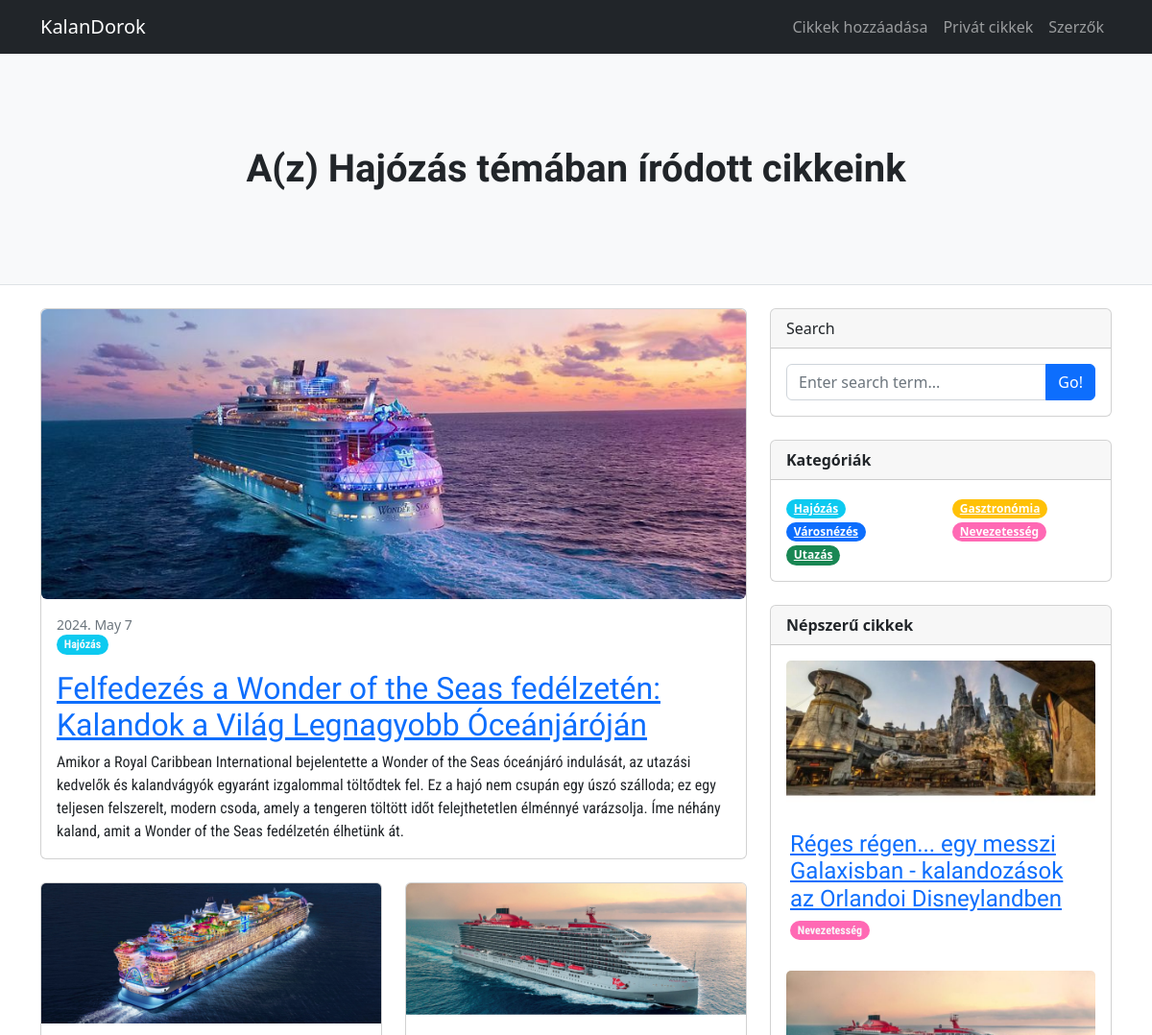
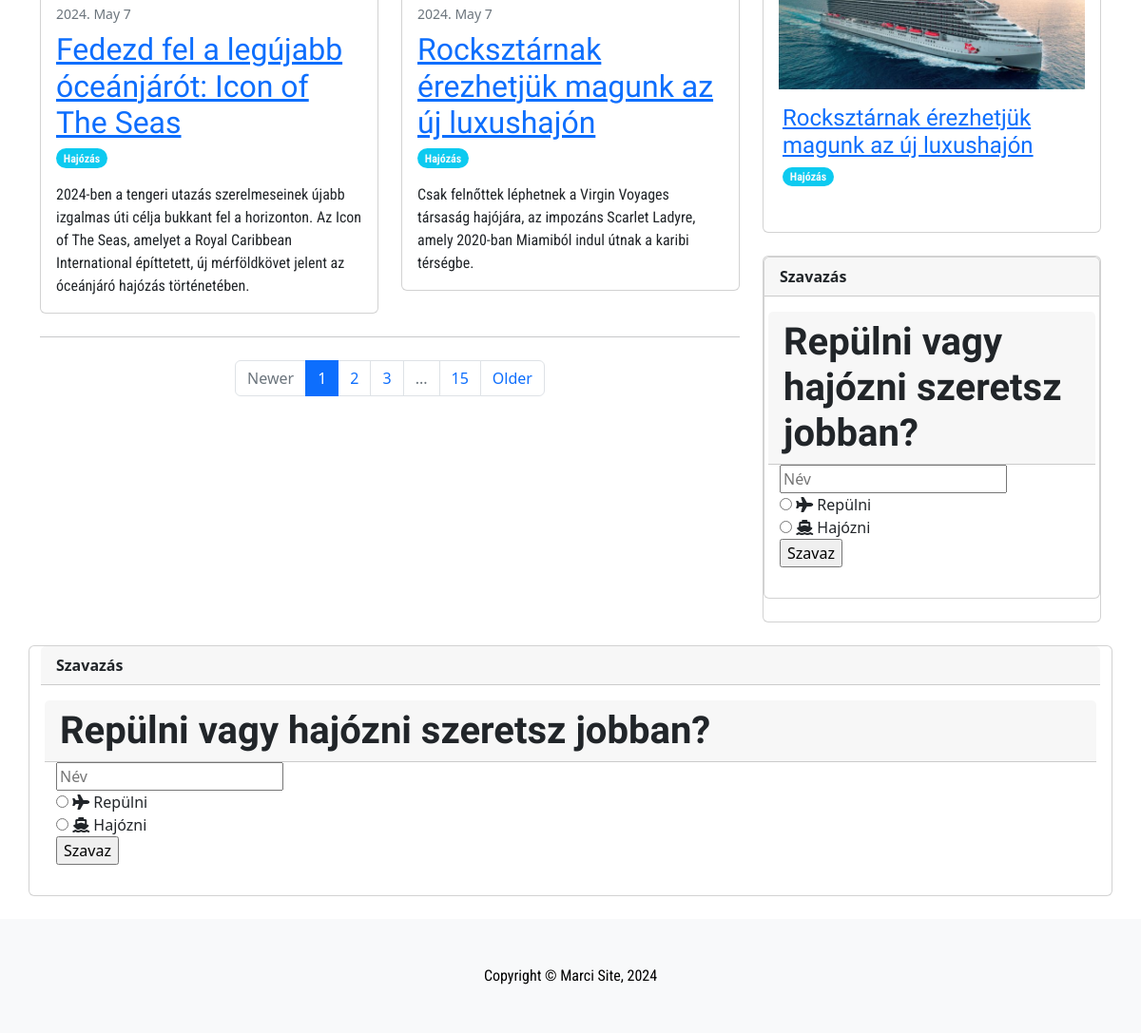
The app's page /public-post-category.php?category=Hajózás with its own data (2 pictures, top to bottom).
### tables this page shows
CREATE TABLE `images` (
  `id` int NOT NULL,
  `name` text NOT NULL,
  `original_name` text NOT NULL,
  `extension` varchar(5) NOT NULL,
  `size` int NOT NULL,
  `created_at` datetime NOT NULL DEFAULT CURRENT_TIMESTAMP ON UPDATE CURRENT_TIMESTAMP
);

CREATE TABLE `article` (
  `id` int NOT NULL,
  `title` varchar(255) NOT NULL,
  `author_id` varchar(255) NOT NULL,
  `image_id` int DEFAULT NULL,
  `summary` text NOT NULL,
  `articleText` text,
  `category` varchar(255) NOT NULL,
  `created_at` datetime NOT NULL DEFAULT CURRENT_TIMESTAMP ON UPDATE CURRENT_TIMESTAMP,
  `updated_at` datetime DEFAULT NULL
);

### Helpers/functions.php (called while the page is built, shortened)
<?php
if(!function_exists('view')) {
    function view($view, $data = []) {
        extract($data);
        include_once BASE_PATH . '/Templates/common/header.view.php';
        include_once BASE_PATH . '/Templates/common/topnavbar.view.php';
        include_once BASE_PATH . '/Templates/' . $view . '.view.php';
        include_once BASE_PATH . '/Templates/common/footer.view.php';
    }
}

### Controllers/PublicPostController.php (called while the page is built, shortened)
<?php
require_once REPOSITORY_PATH . '/PostRepository.php';
class PublicPostController
{
    public function listByCategory($category) {
        $postRepository = new PostRepository();
        $articles = $postRepository->showByCategory($category);
        view('public/posts/categories', ['articles' => $articles, 'category' => $category]);
    }
}

### public-post-category.php (called while the page is built, shortened)
<?php
require_once BASE_PATH . '/Controllers/PublicPostController.php';
$controller = new PublicPostController();
$controller->listByCategory($_GET['category']);

### Repositories/PostRepository.php (called while the page is built, shortened)
<?php
class PostRepository extends Repository
{
    protected $db;
    private $returnType;
    public function __construct()
    {
        $connString = sprintf('mysql:host=%s;dbname=%s;charset=utf8', DB_HOST, DB_DATABASE);
        try {
            $this->db = new \PDO($connString, DB_USER, DB_PASS);
            $this->db->setAttribute(PDO::ATTR_ERRMODE, PDO::ERRMODE_EXCEPTION);
        } catch (PDOException $e) {
            die("Database connection error: " . $e->getMessage());
        }
        $this->returnType = PDO::FETCH_ASSOC;
    }
public function showByCategory($category)
{
    $sql = "SELECT article.*, user.name AS user_name, images.name AS image_name, images.extension AS image_extension
            FROM article
            JOIN user ON article.author_id = user.id
            JOIN images ON article.image_id = images.id
            WHERE article.category = :category";
    $stmt = $this->db->prepare($sql);
    $stmt->execute(['category' => $category]);
    return $stmt->fetchAll($this->returnType);
}
}

### Templates/public/posts/categories.view.php (the view, shortened to what this page needs)
<header class="py-5 bg-light border-bottom mb-4">
            <div class="container">
                <div class="text-center my-5">
                    <h1 class="fw-bolder"> A(z) <?= $category ?> témában íródott cikkeink </h1>
                </div>
            </div>
        </header>
        <div class="container">
        <?php if (isset($articles) && !empty($articles)) : ?>
            <div class="row">
                <div class="col-lg-8">
                    <div class="card mb-4">
                        <a href="public-post.php?id=<?= $articles[0]['id'] ?>"><img class="img-fluid rounded" src="<?= BASE_URL ?>/uploads/<?= $articles[0]['image_name'] . '.' . $articles[0]['image_extension'] ?>" alt="<?= $articles[0]['title'] ?>" /></a>
                        <div class="card-body">
                            <div class="small text-muted"><?= date('Y. F j', strtotime($articles[0]['created_at'])) ?></div>
                            <p class="badge rounded-pill text-decoration-none link-light badge-category"><?= htmlspecialchars($articles[0]['category']) ?></p>
                            <a href="public-post.php?id=<?= $articles[0]['id'] ?>"> <h2 class="card-title"><?= htmlspecialchars($articles[0]['title']) ?></h2> </a>
                            <p class="card-text"><?= htmlspecialchars($articles[0]['summary']) ?></p>
                        </div>
                    </div>
                    <div class="row">
                      <?php for ($i = 1; $i < count($articles); $i++) : ?>
                        <div class="col-lg-6">
                            <div class="card mb-4">
                                <a href="public-post.php?id=<?= $articles[$i]['id'] ?>"><img class="card-img-top" src="<?= BASE_URL ?>/uploads/<?= $articles[$i]['image_name'] . '.' . $articles[$i]['image_extension'] ?>" alt="<?= $articles[$i]['title'] ?>" /></a>
                                <div class="card-body">
                                    <div class="small text-muted"><?= date('Y. F j', strtotime($articles[$i]['created_at'])) ?></div>
                                    <a href="public-post.php?id=<?= $articles[$i]['id'] ?>"> <h2 class="card-title h4"><h2 class="card-title"><?= htmlspecialchars($articles[$i]['title']) ?></h2> </a>
                                    <p class="badge rounded-pill text-decoration-none link-light badge-category"><?= htmlspecialchars($articles[$i]['category']) ?></p>
                                    <p class="card-text"><?= htmlspecialchars($articles[$i]['summary']) ?></p>
                                </div>
                            </div>
                        </div>
                      <?php endfor; ?>
        <?php endif; ?>
                    </div>
                    <nav aria-label="Pagination">
                        <hr class="my-0" />
                        <ul class="pagination justify-content-center my-4">
                            <li class="page-item disabled"><a class="page-link" href="#" tabindex="-1" aria-disabled="true">Newer</a></li>
                            <li class="page-item active" aria-current="page"><a class="page-link" href="#!">1</a></li>
                            <li class="page-item"><a class="page-link" href="#!">2</a></li>
                            <li class="page-item"><a class="page-link" href="#!">3</a></li>
                            <li class="page-item disabled"><a class="page-link" href="#!">...</a></li>
                            <li class="page-item"><a class="page-link" href="#!">15</a></li>
                            <li class="page-item"><a class="page-link" href="#!">Older</a></li>
                        </ul>
                    </nav>
                </div>
                <div class="col-lg-4">
                <?php include 'Templates/common/side.view.php'; ?>
                </div>
                <?php include 'Templates/common/vote.view.php'; ?>
        </div>
    </div>

### records on screen
images: name (picture)
article: created_at "2024. May 7", category "Hajózás", title "Felfedezés a Wonder of the Seas fedélzetén: Kalandok a Világ Legnagyobb Óceánjáróján", summary "Amikor a Royal Caribbean International bejelentette a Wonder of the Seas óceánjáró indulását, az utazási kedvelők és kalandvágyók egyaránt izgalommal töltődtek fel. Ez a hajó nem csupán egy úszó szálloda; ez egy teljesen felszerelt, modern csoda, amely a tengeren töltött időt felejthetetlen élménnyé varázsolja. Íme néhány kaland, amit a Wonder of the Seas fedélzetén élhetünk át."
article: image.name (picture), created_at "2024. May 7", title "Fedezd fel a legújabb óceánjárót: Icon of The Seas", category "Hajózás", summary "2024-ben a tengeri utazás szerelmeseinek újabb izgalmas úti célja bukkant fel a horizonton. Az Icon of The Seas, amelyet a Royal Caribbean International építtetett, új mérföldkövet jelent az óceánjáró hajózás történetében."
article: image.name (picture), created_at "2024. May 7", title "Rocksztárnak érezhetjük magunk az új luxushajón", category "Hajózás", summary "Csak felnőttek léphetnek a Virgin Voyages társaság hajójára, az impozáns Scarlet Ladyre, amely 2020-ban Miamiból indul útnak a karibi térségbe."

### other values on screen
$category "Hajózás"
